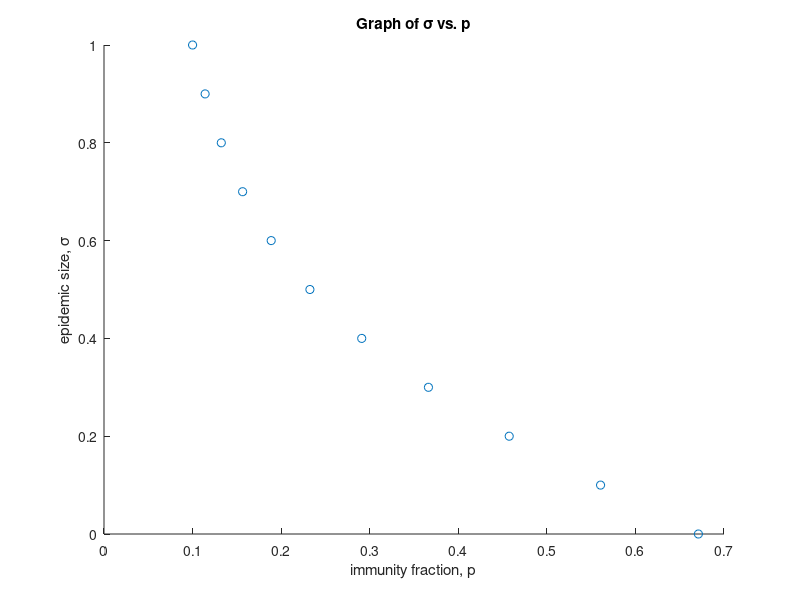

Write the MATLAB code that produced this figure.


p=[0:0.1:1];
sigma = zeros(length(p),1);
for i = 1:length(p)
    p1=p(i);
    so=.9;
    io=.1;
    yo=[(1-p1)*so;io;p1*so];
    tspan=[0 100];

    ro=1.5;
    sigmasize= @(t,y) [-ro*y(1)*y(2); ro*y(2)*y(1)-y(2); y(2)];
    [t,y] = ode45(sigmasize,tspan,yo);
    r = y(end);
    sigma(i) = r-p1*so;
    
end
scatter(sigma,p)
title('Graph of \sigma vs. p')
    xlabel('immunity fraction, p'), ylabel('epidemic size, \sigma')